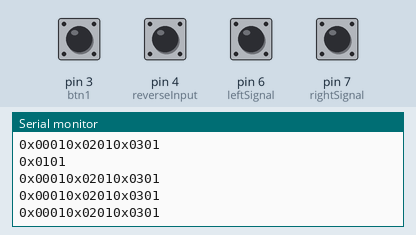
The sketch below on a simulated Arduino Uno, built with avr-gcc and run on an emulated ATmega328P. Parts: the last lines printed to the serial monitor. The test bench sets the inputs (shaded band); at power-on: pin 3 (btn1), pin 4 (reverseInput), pin 6 (leftSignal), pin 7 (rightSignal) HIGH.

Above: at 1.2 s.
1.3 s: pin 3 (btn1) pulled LOW for 0.15 s
At 1.32 s:
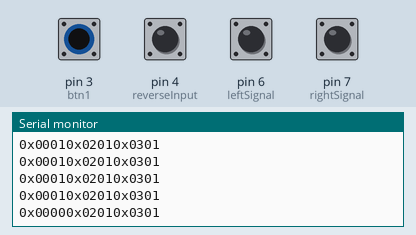
2.9 s: pin 4 (reverseInput) pulled LOW for 0.15 s
4.5 s: pin 6 (leftSignal) pulled LOW for 0.15 s
At 4.52 s:
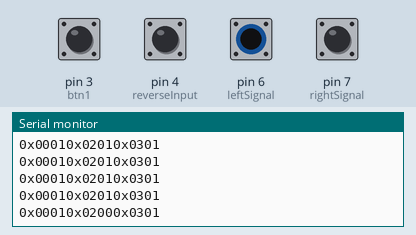
6.1 s: pin 7 (rightSignal) pulled LOW for 0.15 s
At 6.12 s:
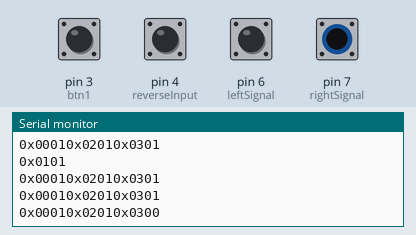

Measured:
- after the input at 1.3 s, the serial monitor: prints a new line at once (image 1)
- after the input at 4.5 s, the serial monitor: prints a new line at once (image 2)
- after the input at 6.1 s, the serial monitor: prints a new line at once (image 3)

The sketch:

Transmitter.ino
```cpp
/*
  define
  0x00	Brake light
  0x01	Reverse light
  0x02	Left turn signal
  0x03	Right turn signal
  0x04	Hazard mode (overide)
  0x05	Rear light on
  0x06
  0x07
  0x08
  0x09
  0x0A
  0x0B
  0x0C
  0x0D
  0x0E
  0x0F
*/

#define btn1 3
#define reverseInput 4
#define rearlightSwitch 5
#define leftSignal 6
#define rightSignal 7

unsigned long previousMillisTask1 = 0;
const long intervalTask1 = 50;

unsigned long previousMillisTask2 = 0;
const long intervalTask2 = 100;

unsigned long previousMillisTask3 = 0;
const long intervalTask3 = 1000;
//////////////////////////////////////////////////////////////////////////////
String brakeLight(){
  byte btnInput = digitalRead(btn1);
  String state = "00";
  if(btnInput == HIGH){
    state = "01";
  }
  else{
    state = "00";
  }
  return "0x00"+state;
}

String reverseLight(){
  byte rInput = digitalRead(reverseInput);
  String state = "00";
  if(rInput == HIGH){
    state = "01";
  }
  else{
    state = "00";
  }
  return "0x01"+state;
}

String rearLight(){
  byte rsInput = digitalRead(rearlightSwitch);
  String state = "00";
  if(rsInput == HIGH){
    state = "01";
  }
  else{
    state = "00";
  }
  return "0x05"+state;
}

String returnleftSignal(){
  byte leftSig = digitalRead(leftSignal);
  String state = "00";
  if(leftSig == HIGH){
    state = "01";
  }
  else{
    state = "00";
  }
  return "0x02"+state;
}

String returnrightSignal(){
  byte rightSig = digitalRead(rightSignal);
  String state = "00";
  if(rightSig == HIGH){
    state = "01";
  }
  else{
    state = "00";
  }
  return "0x03"+state;
}
///////////////////////////////////////////
void setup() {
  Serial.begin(115200);
  pinMode(btn1, INPUT_PULLUP);
  pinMode(reverseInput, INPUT_PULLUP);
  pinMode(rearlightSwitch, INPUT_PULLUP);
  pinMode(leftSignal, INPUT_PULLUP);
  pinMode(rightSignal, INPUT_PULLUP);
}

void loop() {
  unsigned long currentMillis = millis();

  if (currentMillis - previousMillisTask1 >= intervalTask1) {
    previousMillisTask1 = currentMillis;
    //high responsive
    Serial.print(brakeLight());
    Serial.print(returnleftSignal());
    Serial.print(returnrightSignal());
    Serial.println();
  }

  if (currentMillis - previousMillisTask2 >= intervalTask2) {
    previousMillisTask2 = currentMillis;

  }

  if (currentMillis - previousMillisTask3 >= intervalTask3) {
    previousMillisTask3 = currentMillis;
    //No rush system
    Serial.print(reverseLight());
    Serial.println();
  }
}
```
